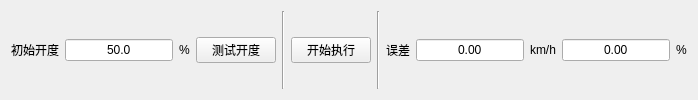
         <widget class="QWidget" name="tab_cs">
          <attribute name="title">
           <string> CS </string>
          </attribute>
          <layout class="QHBoxLayout" name="horizontalLayout_10">
           <item>
            <widget class="QLabel" name="label_22">
             <property name="text">
              <string>初始开度</string>
             </property>
            </widget>
           </item>
           <item>
            <widget class="QLineEdit" name="lineEdit_cs_initialov">
             <property name="text">
              <string>50.0</string>
             </property>
             <property name="alignment">
              <set>Qt::AlignCenter</set>
             </property>
            </widget>
           </item>
           <item>
            <widget class="QLabel" name="label_23">
             <property name="text">
              <string>%</string>
             </property>
            </widget>
           </item>
           <item>
            <widget class="QPushButton" name="pushButton_cs_ovctrl">
             <property name="text">
              <string> 测试开度 </string>
             </property>
            </widget>
           </item>
           <item>
            <widget class="Line" name="line_7">
             <property name="orientation">
              <enum>Qt::Vertical</enum>
             </property>
            </widget>
           </item>
           <item>
            <widget class="QPushButton" name="pushButton_cs_atctrl">
             <property name="text">
              <string> 开始执行 </string>
             </property>
            </widget>
           </item>
           <item>
            <widget class="Line" name="line_8">
             <property name="orientation">
              <enum>Qt::Vertical</enum>
             </property>
            </widget>
           </item>
           <item>
            <widget class="QLabel" name="label_24">
             <property name="text">
              <string>误差</string>
             </property>
            </widget>
           </item>
           <item>
            <widget class="QLineEdit" name="lineEdit_cs_err">
             <property name="text">
              <string>0.00</string>
             </property>
             <property name="alignment">
              <set>Qt::AlignCenter</set>
             </property>
             <property name="readOnly">
              <bool>true</bool>
             </property>
            </widget>
           </item>
           <item>
            <widget class="QLabel" name="label_26">
             <property name="text">
              <string>km/h</string>
             </property>
            </widget>
           </item>
           <item>
            <widget class="QLineEdit" name="lineEdit_cs_errpercent">
             <property name="text">
              <string>0.00</string>
             </property>
             <property name="alignment">
              <set>Qt::AlignCenter</set>
             </property>
             <property name="readOnly">
              <bool>true</bool>
             </property>
            </widget>
           </item>
           <item>
            <widget class="QLabel" name="label_25">
             <property name="text">
              <string>%</string>
             </property>
            </widget>
           </item>
          </layout>
         </widget>
